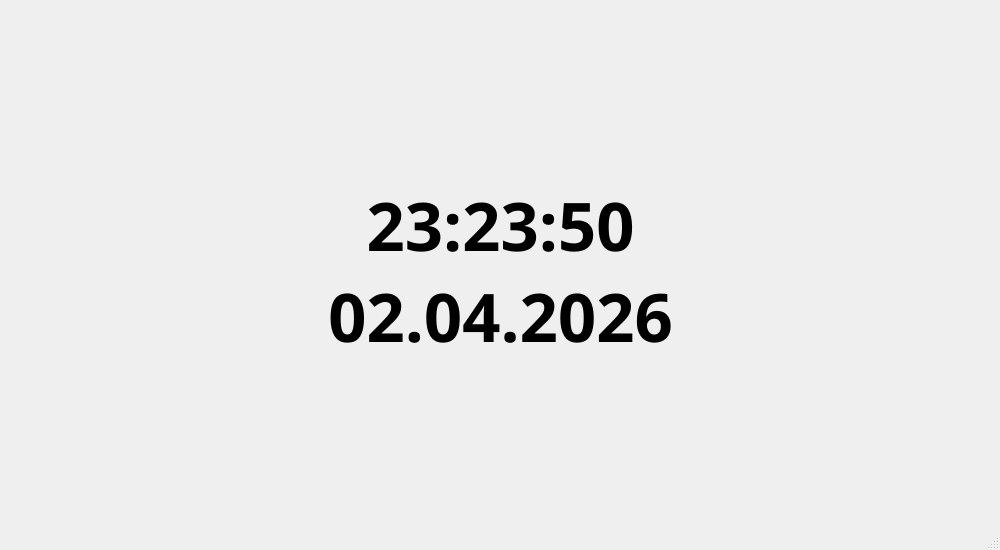
<?xml version="1.0" encoding="UTF-8"?>
<ui version="4.0">
 <class>MainWindow</class>
 <widget class="QMainWindow" name="MainWindow">
  <property name="geometry">
   <rect>
    <x>0</x>
    <y>0</y>
    <width>1000</width>
    <height>550</height>
   </rect>
  </property>
  <property name="windowTitle">
   <string>MainWindow</string>
  </property>
  <widget class="QWidget" name="centralwidget">
   <widget class="QLabel" name="timeLabel">
    <property name="geometry">
     <rect>
      <x>250</x>
      <y>180</y>
      <width>501</width>
      <height>181</height>
     </rect>
    </property>
    <property name="font">
     <font>
      <family>JetBrains Mono</family>
      <pointsize>50</pointsize>
      <bold>true</bold>
     </font>
    </property>
    <property name="text">
     <string>23:23:50
02.04.2026</string>
    </property>
    <property name="alignment">
     <set>Qt::AlignmentFlag::AlignCenter</set>
    </property>
   </widget>
  </widget>
  <widget class="QStatusBar" name="statusbar"/>
 </widget>
 <resources/>
 <connections/>
</ui>
